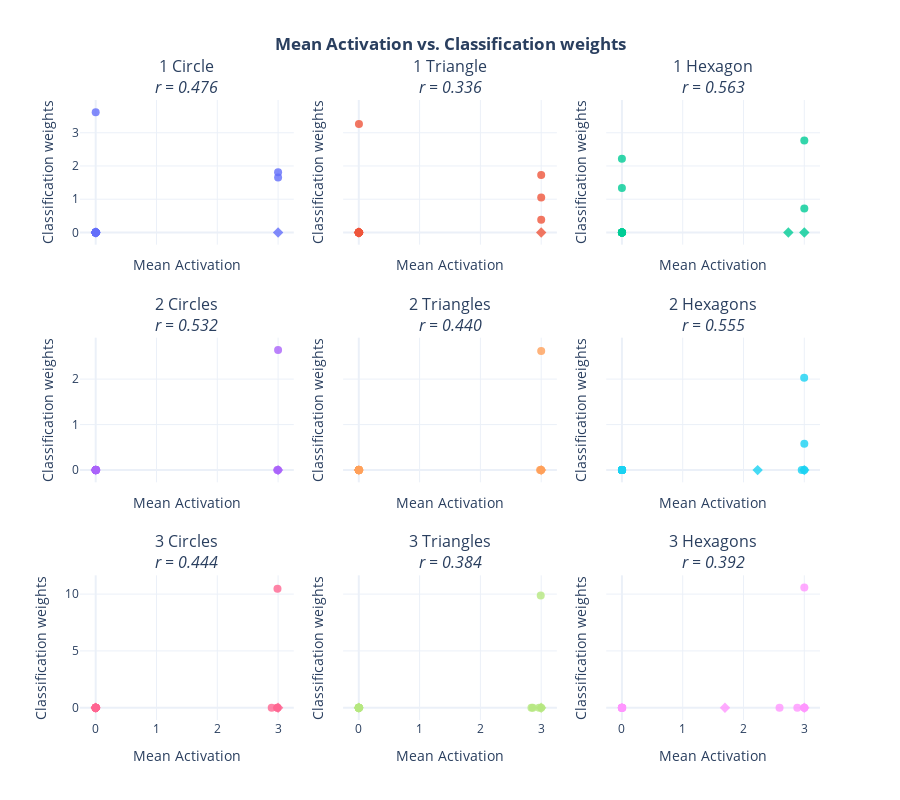

The notebook cell this image was saved under:
### Markdown cell above
### Individual prototypes plot

### Code cell
plot_importance_comparison(
    transformed_mean_scores, 
    transformed_weight_scores, 
    class_idx_to_name,
    figure_title="Mean Activation vs. Classification weights",
    x_label="Mean Activation",
    y_label="Classification weights",
    special_prototypes=DEAD_PROTOTYPES,
    special_label='Dead',
    exclude_special_prototypes_from_corr_calc=True
)

### Figure 1 — Plotly figure (JSON) as saved in the notebook; plotly's stock layout.template omitted (floating-point values rounded to 4 significant figures)
{"data": [{"hovertext": ["Prototype 0", "Prototype 1", "Prototype 2", "Prototype 3<br>Dead", "Prototype 4", "Prototype 5", "Prototype 6", "Prototype 7", "Prototype 8", "Prototype 9", "Prototype 10", "Prototype 11", "Prototype 12", "Prototype 13", "Prototype 14", "Prototype 15<br>Dead"], "marker": {"opacity": 0.8, "size": 8, "symbol": ["circle", "circle", "circle", "diamond", "circle", "circle", "circle", "circle", "circle", "circle", "circle", "circle", "circle", "circle", "circle", "diamond"]}, "mode": "markers", "name": "Class 0", "type": "scatter", "x": [0, 0, 0, 0.0025, 0, 0, 0, 0, 3, 0, 0, 0, 0, 3, 0, 3], "xaxis": "x", "y": [0, 0, 0, 0, 0, 0, 0, 0, 1.654, 0, 0, 0, 3.617, 1.812, 0, 0], "yaxis": "y"}, {"hovertext": ["Prototype 0", "Prototype 1", "Prototype 2", "Prototype 3<br>Dead", "Prototype 4", "Prototype 5", "Prototype 6", "Prototype 7", "Prototype 8", "Prototype 9", "Prototype 10", "Prototype 11", "Prototype 12", "Prototype 13", "Prototype 14", "Prototype 15<br>Dead"], "marker": {"opacity": 0.8, "size": 8, "symbol": ["circle", "circle", "circle", "diamond", "circle", "circle", "circle", "circle", "circle", "circle", "circle", "circle", "circle", "circle", "circle", "diamond"]}, "mode": "markers", "name": "Class 1", "type": "scatter", "x": [0, 0, 0, 0, 0.0025, 0, 0, 0, 0, 3, 3, 0, 0, 0, 3, 3], "xaxis": "x2", "y": [0, 0, 0, 0, 3.261, 0, 0, 0, 0, 1.726, 0.3782, 0, 0, 0, 1.048, 0], "yaxis": "y2"}, {"hovertext": ["Prototype 0", "Prototype 1", "Prototype 2", "Prototype 3<br>Dead", "Prototype 4", "Prototype 5", "Prototype 6", "Prototype 7", "Prototype 8", "Prototype 9", "Prototype 10", "Prototype 11", "Prototype 12", "Prototype 13", "Prototype 14", "Prototype 15<br>Dead"], "marker": {"opacity": 0.8, "size": 8, "symbol": ["circle", "circle", "circle", "diamond", "circle", "circle", "circle", "circle", "circle", "circle", "circle", "circle", "circle", "circle", "circle", "diamond"]}, "mode": "markers", "name": "Class 2", "type": "scatter", "x": [0, 0, 0, 2.737, 0, 3, 0, 0, 0.0025, 0.0025, 0.0025, 3, 0, 0, 0, 3], "xaxis": "x3", "y": [0, 1.337, 2.217, 0, 0, 2.763, 0, 0, 0, 0, 0, 0.7213, 0, 0, 0, 0], "yaxis": "y3"}, {"hovertext": ["Prototype 0", "Prototype 1", "Prototype 2", "Prototype 3<br>Dead", "Prototype 4", "Prototype 5", "Prototype 6", "Prototype 7", "Prototype 8", "Prototype 9", "Prototype 10", "Prototype 11", "Prototype 12", "Prototype 13", "Prototype 14", "Prototype 15<br>Dead"], "marker": {"opacity": 0.8, "size": 8, "symbol": ["circle", "circle", "circle", "diamond", "circle", "circle", "circle", "circle", "circle", "circle", "circle", "circle", "circle", "circle", "circle", "diamond"]}, "mode": "markers", "name": "Class 3", "type": "scatter", "x": [0.0025, 0.0025, 0, 0, 0.005, 0.0025, 0, 0, 2.987, 0, 0.0025, 0, 3, 3, 0, 3], "xaxis": "x4", "y": [0, 0, 0, 0, 0, 0, 0, 0, 0, 0, 0, 0, 2.642, 0, 0, 0], "yaxis": "y4"}, {"hovertext": ["Prototype 0", "Prototype 1", "Prototype 2", "Prototype 3<br>Dead", "Prototype 4", "Prototype 5", "Prototype 6", "Prototype 7", "Prototype 8", "Prototype 9", "Prototype 10", "Prototype 11", "Prototype 12", "Prototype 13", "Prototype 14", "Prototype 15<br>Dead"], "marker": {"opacity": 0.8, "size": 8, "symbol": ["circle", "circle", "circle", "diamond", "circle", "circle", "circle", "circle", "circle", "circle", "circle", "circle", "circle", "circle", "circle", "diamond"]}, "mode": "markers", "name": "Class 4", "type": "scatter", "x": [0, 0, 0, 0, 3, 0, 0, 0.005, 0, 3, 2.983, 0, 0, 0, 2.997, 3], "xaxis": "x5", "y": [0, 0, 0, 0, 2.615, 0, 0, 0, 0, 0, 0, 0, 0, 0, 0, 0], "yaxis": "y5"}, {"hovertext": ["Prototype 0", "Prototype 1", "Prototype 2", "Prototype 3<br>Dead", "Prototype 4", "Prototype 5", "Prototype 6", "Prototype 7", "Prototype 8", "Prototype 9", "Prototype 10", "Prototype 11", "Prototype 12", "Prototype 13", "Prototype 14", "Prototype 15<br>Dead"], "marker": {"opacity": 0.8, "size": 8, "symbol": ["circle", "circle", "circle", "diamond", "circle", "circle", "circle", "circle", "circle", "circle", "circle", "circle", "circle", "circle", "circle", "diamond"]}, "mode": "markers", "name": "Class 5", "type": "scatter", "x": [0, 3, 2.997, 2.233, 0.0025, 3, 0.0025, 0, 0, 0.0025, 0.005, 2.957, 0, 0, 0, 3], "xaxis": "x6", "y": [0, 0.5766, 2.03, 0, 0, 0, 0, 0, 0, 0, 0, 0, 0, 0, 0, 0], "yaxis": "y6"}, {"hovertext": ["Prototype 0", "Prototype 1", "Prototype 2", "Prototype 3<br>Dead", "Prototype 4", "Prototype 5", "Prototype 6", "Prototype 7", "Prototype 8", "Prototype 9", "Prototype 10", "Prototype 11", "Prototype 12", "Prototype 13", "Prototype 14", "Prototype 15<br>Dead"], "marker": {"opacity": 0.8, "size": 8, "symbol": ["circle", "circle", "circle", "diamond", "circle", "circle", "circle", "circle", "circle", "circle", "circle", "circle", "circle", "circle", "circle", "diamond"]}, "mode": "markers", "name": "Class 6", "type": "scatter", "x": [2.99, 0, 0, 0, 0, 0, 0, 0, 2.985, 0, 0, 0, 2.895, 2.99, 0, 3], "xaxis": "x7", "y": [10.46, 0, 0, 0, 0, 0, 0, 0, 0, 0, 0, 0, 0, 0, 0, 0], "yaxis": "y7"}, {"hovertext": ["Prototype 0", "Prototype 1", "Prototype 2", "Prototype 3<br>Dead", "Prototype 4", "Prototype 5", "Prototype 6", "Prototype 7", "Prototype 8", "Prototype 9", "Prototype 10", "Prototype 11", "Prototype 12", "Prototype 13", "Prototype 14", "Prototype 15<br>Dead"], "marker": {"opacity": 0.8, "size": 8, "symbol": ["circle", "circle", "circle", "diamond", "circle", "circle", "circle", "circle", "circle", "circle", "circle", "circle", "circle", "circle", "circle", "diamond"]}, "mode": "markers", "name": "Class 7", "type": "scatter", "x": [0, 0, 0, 0, 2.84, 0, 0, 2.993, 0, 3, 2.862, 0, 0, 0, 2.965, 3], "xaxis": "x8", "y": [0, 0, 0, 0, 0, 0, 0, 9.869, 0, 0, 0, 0, 0, 0, 0, 0], "yaxis": "y8"}, {"hovertext": ["Prototype 0", "Prototype 1", "Prototype 2", "Prototype 3<br>Dead", "Prototype 4", "Prototype 5", "Prototype 6", "Prototype 7", "Prototype 8", "Prototype 9", "Prototype 10", "Prototype 11", "Prototype 12", "Prototype 13", "Prototype 14", "Prototype 15<br>Dead"], "marker": {"opacity": 0.8, "size": 8, "symbol": ["circle", "circle", "circle", "diamond", "circle", "circle", "circle", "circle", "circle", "circle", "circle", "circle", "circle", "circle", "circle", "diamond"]}, "mode": "markers", "name": "Class 8", "type": "scatter", "x": [0, 3, 2.885, 1.695, 0, 3, 3, 0, 0, 0.0075, 0, 2.592, 0, 0, 0, 3], "xaxis": "x9", "y": [0, 0, 0, 0, 0, 0, 10.57, 0, 0, 0, 0, 0, 0, 0, 0, 0], "yaxis": "y9"}, {"marker": {"color": "black", "size": 10, "symbol": "diamond"}, "mode": "markers", "name": "Dead", "type": "scatter", "x": [null], "y": [null]}], "layout": {"annotations": [{"font": {"size": 16}, "showarrow": false, "text": "1 Circle<br><i>r = 0.476</i>", "x": 0.1444, "xanchor": "center", "xref": "paper", "y": 1.0, "yanchor": "bottom", "yref": "paper"}, {"font": {"size": 16}, "showarrow": false, "text": "1 Triangle<br><i>r = 0.336</i>", "x": 0.5, "xanchor": "center", "xref": "paper", "y": 1.0, "yanchor": "bottom", "yref": "paper"}, {"font": {"size": 16}, "showarrow": false, "text": "1 Hexagon<br><i>r = 0.563</i>", "x": 0.8556, "xanchor": "center", "xref": "paper", "y": 1.0, "yanchor": "bottom", "yref": "paper"}, {"font": {"size": 16}, "showarrow": false, "text": "2 Circles<br><i>r = 0.532</i>", "x": 0.1444, "xanchor": "center", "xref": "paper", "y": 0.6167, "yanchor": "bottom", "yref": "paper"}, {"font": {"size": 16}, "showarrow": false, "text": "2 Triangles<br><i>r = 0.440</i>", "x": 0.5, "xanchor": "center", "xref": "paper", "y": 0.6167, "yanchor": "bottom", "yref": "paper"}, {"font": {"size": 16}, "showarrow": false, "text": "2 Hexagons<br><i>r = 0.555</i>", "x": 0.8556, "xanchor": "center", "xref": "paper", "y": 0.6167, "yanchor": "bottom", "yref": "paper"}, {"font": {"size": 16}, "showarrow": false, "text": "3 Circles<br><i>r = 0.444</i>", "x": 0.1444, "xanchor": "center", "xref": "paper", "y": 0.2333, "yanchor": "bottom", "yref": "paper"}, {"font": {"size": 16}, "showarrow": false, "text": "3 Triangles<br><i>r = 0.384</i>", "x": 0.5, "xanchor": "center", "xref": "paper", "y": 0.2333, "yanchor": "bottom", "yref": "paper"}, {"font": {"size": 16}, "showarrow": false, "text": "3 Hexagons<br><i>r = 0.392</i>", "x": 0.8556, "xanchor": "center", "xref": "paper", "y": 0.2333, "yanchor": "bottom", "yref": "paper"}], "height": 800, "showlegend": false, "title": {"text": "<b>Mean Activation vs. Classification weights</b>", "x": 0.5}, "width": 900, "xaxis": {"anchor": "y", "domain": [0, 0.2889], "matches": "x7", "showticklabels": false, "title": {"text": "Mean Activation"}}, "xaxis2": {"anchor": "y2", "domain": [0.3556, 0.6444], "matches": "x8", "showticklabels": false, "title": {"text": "Mean Activation"}}, "xaxis3": {"anchor": "y3", "domain": [0.7111, 1], "matches": "x9", "showticklabels": false, "title": {"text": "Mean Activation"}}, "xaxis4": {"anchor": "y4", "domain": [0, 0.2889], "matches": "x7", "showticklabels": false, "title": {"text": "Mean Activation"}}, "xaxis5": {"anchor": "y5", "domain": [0.3556, 0.6444], "matches": "x8", "showticklabels": false, "title": {"text": "Mean Activation"}}, "xaxis6": {"anchor": "y6", "domain": [0.7111, 1], "matches": "x9", "showticklabels": false, "title": {"text": "Mean Activation"}}, "xaxis7": {"anchor": "y7", "domain": [0, 0.2889], "title": {"text": "Mean Activation"}}, "xaxis8": {"anchor": "y8", "domain": [0.3556, 0.6444], "title": {"text": "Mean Activation"}}, "xaxis9": {"anchor": "y9", "domain": [0.7111, 1], "title": {"text": "Mean Activation"}}, "yaxis": {"anchor": "x", "domain": [0.7667, 1.0], "title": {"text": "Classification weights"}}, "yaxis2": {"anchor": "x2", "domain": [0.7667, 1.0], "matches": "y", "showticklabels": false, "title": {"text": "Classification weights"}}, "yaxis3": {"anchor": "x3", "domain": [0.7667, 1.0], "matches": "y", "showticklabels": false, "title": {"text": "Classification weights"}}, "yaxis4": {"anchor": "x4", "domain": [0.3833, 0.6167], "title": {"text": "Classification weights"}}, "yaxis5": {"anchor": "x5", "domain": [0.3833, 0.6167], "matches": "y4", "showticklabels": false, "title": {"text": "Classification weights"}}, "yaxis6": {"anchor": "x6", "domain": [0.3833, 0.6167], "matches": "y4", "showticklabels": false, "title": {"text": "Classification weights"}}, "yaxis7": {"anchor": "x7", "domain": [0, 0.2333], "title": {"text": "Classification weights"}}, "yaxis8": {"anchor": "x8", "domain": [0, 0.2333], "matches": "y7", "showticklabels": false, "title": {"text": "Classification weights"}}, "yaxis9": {"anchor": "x9", "domain": [0, 0.2333], "matches": "y7", "showticklabels": false, "title": {"text": "Classification weights"}}}}
